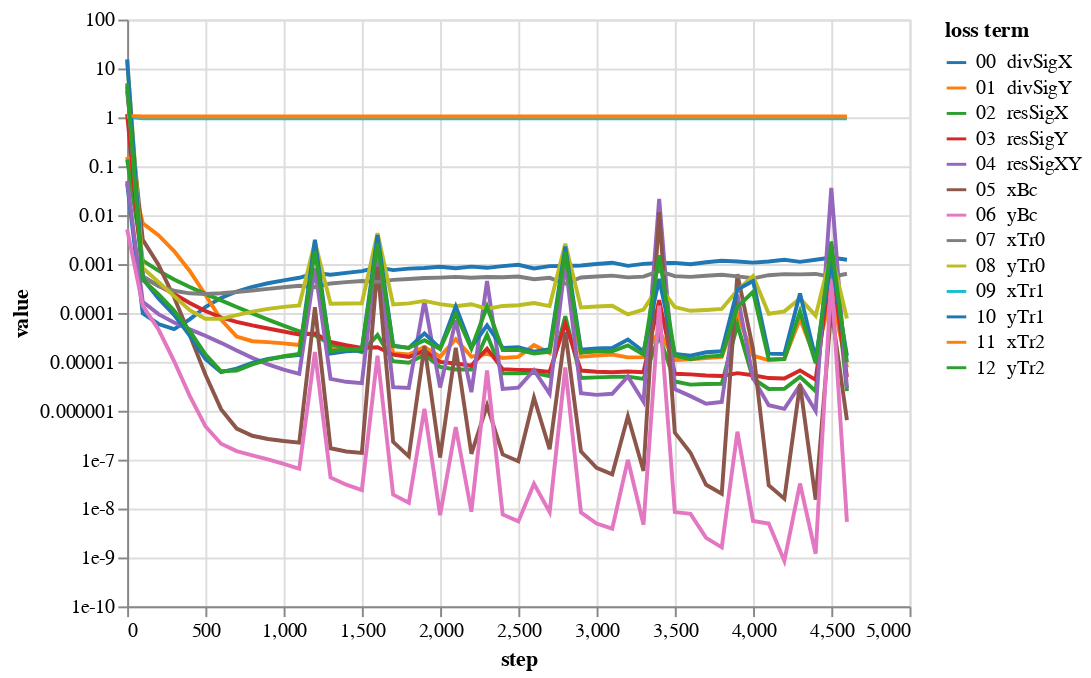

Notebook code for this chart:
### Code cell
bcNames = ['xBc','yBc','xTr0','yTr0','xTr1','yTr1','xTr2','yTr2']
# lines = alt.Chart(pd.DataFrame({'step':[1000,3000,4000]})).mark_rule(color='gray').encode(x='step:Q')
lossPlot(losshistory, bcNames, dropFirstStep=True)

### Figure 1 — Vega-Lite specification as saved in the notebook (floating-point values rounded to 4 significant figures)
{"config": {"view": {"continuousWidth": 400, "continuousHeight": 300}}, "data": {"name": "data-16d91f9720b0b64d6beda4e245ae60b6"}, "mark": "line", "encoding": {"color": {"type": "nominal", "field": "loss term", "scale": {"scheme": "category10"}, "sort": ["00  divSigX", "01  divSigY", "02  resSigX", "03  resSigY", "04  resSigXY", "05  xBc", "06  yBc", "07  xTr0", "08  yTr0", "09  xTr1", "10  yTr1", "11  xTr2", "12  yTr2"]}, "tooltip": [{"type": "nominal", "field": "loss term"}, {"type": "quantitative", "field": "value"}, {"type": "quantitative", "field": "step"}], "x": {"type": "quantitative", "field": "step"}, "y": {"type": "quantitative", "field": "value", "scale": {"type": "log"}}}, "transform": [{"fold": ["00  divSigX", "01  divSigY", "02  resSigX", "03  resSigY", "04  resSigXY", "05  xBc", "06  yBc", "07  xTr0", "08  yTr0", "09  xTr1", "10  yTr1", "11  xTr2", "12  yTr2"], "as": ["loss term", "value"]}], "$schema": "https://vega.github.io/schema/vega-lite/v4.8.1.json", "datasets": {"data-16d91f9720b0b64d6beda4e245ae60b6": [{"00  divSigX": 0.04466, "01  divSigY": 0.1553, "02  resSigX": 0.1378, "03  resSigY": 1.167, "04  resSigXY": 0.05004, "05  xBc": 3.483, "06  yBc": 0.005146, "07  xTr0": 4.332, "08  yTr0": 14.9, "09  xTr1": 1.024, "10  yTr1": 15.26, "11  xTr2": 1.071, "12  yTr2": 4.956, "step": 0}, {"00  divSigX": 9.751e-05, "01  divSigY": 0.006807, "02  resSigX": 0.001179, "03  resSigY": 0.000537, "04  resSigXY": 0.0001698, "05  xBc": 0.003118, "06  yBc": 0.0001407, "07  xTr0": 0.0005683, "08  yTr0": 0.0008272, "09  xTr1": 0.9599, "10  yTr1": 0.0005025, "11  xTr2": 1.042, "12  yTr2": 0.0004761, "step": 100}, {"00  divSigX": 5.947e-05, "01  divSigY": 0.003885, "02  resSigX": 0.0007337, "03  resSigY": 0.0003641, "04  resSigXY": 9.457e-05, "05  xBc": 0.000965, "06  yBc": 4.626e-05, "07  xTr0": 0.0003535, "08  yTr0": 0.0004314, "09  xTr1": 0.9599, "10  yTr1": 0.0001974, "11  xTr2": 1.042, "12  yTr2": 0.0002412, "step": 200}, {"00  divSigX": 4.668e-05, "01  divSigY": 0.001836, "02  resSigX": 0.000482, "03  resSigY": 0.0002437, "04  resSigXY": 6.355e-05, "05  xBc": 0.0002094, "06  yBc": 1.035e-05, "07  xTr0": 0.0002849, "08  yTr0": 0.0002224, "09  xTr1": 0.9597, "10  yTr1": 9.144e-05, "11  xTr2": 1.042, "12  yTr2": 0.0001128, "step": 300}, {"00  divSigX": 7.409e-05, "01  divSigY": 0.0007215, "02  resSigX": 0.0003381, "03  resSigY": 0.0001601, "04  resSigXY": 4.619e-05, "05  xBc": 3.562e-05, "06  yBc": 2.014e-06, "07  xTr0": 0.000252, "08  yTr0": 0.000114, "09  xTr1": 0.9595, "10  yTr1": 3.453e-05, "11  xTr2": 1.042, "12  yTr2": 4.318e-05, "step": 400}, {"00  divSigX": 0.0001319, "01  divSigY": 0.0002362, "02  resSigX": 0.0002461, "03  resSigY": 0.0001094, "04  resSigXY": 3.415e-05, "05  xBc": 5.516e-06, "06  yBc": 4.825e-07, "07  xTr0": 0.0002446, "08  yTr0": 7.632e-05, "09  xTr1": 0.9592, "10  yTr1": 1.151e-05, "11  xTr2": 1.041, "12  yTr2": 1.423e-05, "step": 500}, {"00  divSigX": 0.0002032, "01  divSigY": 7.299e-05, "02  resSigX": 0.0001807, "03  resSigY": 8.128e-05, "04  resSigXY": 2.448e-05, "05  xBc": 1.081e-06, "06  yBc": 2.113e-07, "07  xTr0": 0.0002524, "08  yTr0": 7.612e-05, "09  xTr1": 0.959, "10  yTr1": 6.165e-06, "11  xTr2": 1.041, "12  yTr2": 6.431e-06, "step": 600}, {"00  divSigX": 0.0002747, "01  divSigY": 3.296e-05, "02  resSigX": 0.0001327, "03  resSigY": 6.567e-05, "04  resSigXY": 1.707e-05, "05  xBc": 4.329e-07, "06  yBc": 1.497e-07, "07  xTr0": 0.0002682, "08  yTr0": 8.998e-05, "09  xTr1": 0.9588, "10  yTr1": 7.259e-06, "11  xTr2": 1.041, "12  yTr2": 6.66e-06, "step": 700}, {"00  divSigX": 0.0003416, "01  divSigY": 2.644e-05, "02  resSigX": 9.793e-05, "03  resSigY": 5.573e-05, "04  resSigXY": 1.206e-05, "05  xBc": 3.082e-07, "06  yBc": 1.225e-07, "07  xTr0": 0.0002884, "08  yTr0": 0.0001063, "09  xTr1": 0.9586, "10  yTr1": 9.525e-06, "11  xTr2": 1.041, "12  yTr2": 8.86e-06, "step": 800}, {"00  divSigX": 0.0004044, "01  divSigY": 2.531e-05, "02  resSigX": 7.299e-05, "03  resSigY": 4.815e-05, "04  resSigXY": 8.89e-06, "05  xBc": 2.648e-07, "06  yBc": 1.01e-07, "07  xTr0": 0.000311, "08  yTr0": 0.000121, "09  xTr1": 0.9584, "10  yTr1": 1.142e-05, "11  xTr2": 1.041, "12  yTr2": 1.11e-05, "step": 900}, {"00  divSigX": 0.0004648, "01  divSigY": 2.391e-05, "02  resSigX": 5.507e-05, "03  resSigY": 4.173e-05, "04  resSigXY": 6.926e-06, "05  xBc": 2.407e-07, "06  yBc": 8.18e-08, "07  xTr0": 0.0003354, "08  yTr0": 0.0001332, "09  xTr1": 0.9583, "10  yTr1": 1.28e-05, "11  xTr2": 1.041, "12  yTr2": 1.299e-05, "step": 1000}, {"00  divSigX": 0.000524, "01  divSigY": 2.205e-05, "02  resSigX": 4.204e-05, "03  resSigY": 3.61e-05, "04  resSigXY": 5.7e-06, "05  xBc": 2.226e-07, "06  yBc": 6.511e-08, "07  xTr0": 0.000361, "08  yTr0": 0.0001426, "09  xTr1": 0.9581, "10  yTr1": 1.386e-05, "11  xTr2": 1.041, "12  yTr2": 1.452e-05, "step": 1100}, {"00  divSigX": 0.0006552, "01  divSigY": 0.0007328, "02  resSigX": 3.494e-05, "03  resSigY": 3.785e-05, "04  resSigXY": 0.0008277, "05  xBc": 0.0001313, "06  yBc": 1.583e-05, "07  xTr0": 0.000337, "08  yTr0": 0.00283, "09  xTr1": 0.9582, "10  yTr1": 0.003126, "11  xTr2": 1.041, "12  yTr2": 0.001845, "step": 1200}, {"00  divSigX": 0.0006059, "01  divSigY": 2.067e-05, "02  resSigX": 2.303e-05, "03  resSigY": 2.558e-05, "04  resSigXY": 4.495e-06, "05  xBc": 1.709e-07, "06  yBc": 4.335e-08, "07  xTr0": 0.0004014, "08  yTr0": 0.0001546, "09  xTr1": 0.9579, "10  yTr1": 1.484e-05, "11  xTr2": 1.041, "12  yTr2": 1.664e-05, "step": 1300}, {"00  divSigX": 0.0006613, "01  divSigY": 1.811e-05, "02  resSigX": 1.912e-05, "03  resSigY": 2.193e-05, "04  resSigXY": 3.907e-06, "05  xBc": 1.468e-07, "06  yBc": 3.079e-08, "07  xTr0": 0.0004263, "08  yTr0": 0.0001562, "09  xTr1": 0.9577, "10  yTr1": 1.648e-05, "11  xTr2": 1.041, "12  yTr2": 1.776e-05, "step": 1400}, {"00  divSigX": 0.0007149, "01  divSigY": 1.642e-05, "02  resSigX": 1.583e-05, "03  resSigY": 1.919e-05, "04  resSigXY": 3.662e-06, "05  xBc": 1.375e-07, "06  yBc": 2.395e-08, "07  xTr0": 0.0004505, "08  yTr0": 0.0001581, "09  xTr1": 0.9576, "10  yTr1": 1.724e-05, "11  xTr2": 1.041, "12  yTr2": 1.831e-05, "step": 1500}, {"00  divSigX": 0.0008594, "01  divSigY": 0.0008905, "02  resSigX": 3.527e-05, "03  resSigY": 1.995e-05, "04  resSigXY": 0.001976, "05  xBc": 0.000879, "06  yBc": 1.342e-05, "07  xTr0": 0.000432, "08  yTr0": 0.004305, "09  xTr1": 0.9579, "10  yTr1": 0.003911, "11  xTr2": 1.04, "12  yTr2": 0.002622, "step": 1600}, {"00  divSigX": 0.0007524, "01  divSigY": 1.507e-05, "02  resSigX": 1.034e-05, "03  resSigY": 1.405e-05, "04  resSigXY": 3.037e-06, "05  xBc": 2.304e-07, "06  yBc": 1.928e-08, "07  xTr0": 0.0004749, "08  yTr0": 0.0001496, "09  xTr1": 0.9575, "10  yTr1": 2.139e-05, "11  xTr2": 1.041, "12  yTr2": 2.106e-05, "step": 1700}, {"00  divSigX": 0.0008065, "01  divSigY": 1.413e-05, "02  resSigX": 9.562e-06, "03  resSigY": 1.258e-05, "04  resSigXY": 2.937e-06, "05  xBc": 1.168e-07, "06  yBc": 1.31e-08, "07  xTr0": 0.0004937, "08  yTr0": 0.0001573, "09  xTr1": 0.9574, "10  yTr1": 1.935e-05, "11  xTr2": 1.041, "12  yTr2": 1.936e-05, "step": 1800}, {"00  divSigX": 0.0008333, "01  divSigY": 2.023e-05, "02  resSigX": 1.401e-05, "03  resSigY": 1.682e-05, "04  resSigXY": 0.0001795, "05  xBc": 2.117e-05, "06  yBc": 1.096e-06, "07  xTr0": 0.0005171, "08  yTr0": 0.0001766, "09  xTr1": 0.9574, "10  yTr1": 3.817e-05, "11  xTr2": 1.041, "12  yTr2": 2.769e-05, "step": 1900}, {"00  divSigX": 0.00088, "01  divSigY": 1.277e-05, "02  resSigX": 7.872e-06, "03  resSigY": 9.998e-06, "04  resSigXY": 2.996e-06, "05  xBc": 1.109e-07, "06  yBc": 7.343e-09, "07  xTr0": 0.0005279, "08  yTr0": 0.0001514, "09  xTr1": 0.9572, "10  yTr1": 1.889e-05, "11  xTr2": 1.041, "12  yTr2": 1.84e-05, "step": 2000}, {"00  divSigX": 0.0008225, "01  divSigY": 2.908e-05, "02  resSigX": 6.975e-06, "03  resSigY": 9.23e-06, "04  resSigXY": 7.07e-05, "05  xBc": 1.935e-05, "06  yBc": 4.611e-07, "07  xTr0": 0.0005469, "08  yTr0": 0.0001373, "09  xTr1": 0.9573, "10  yTr1": 0.0001351, "11  xTr2": 1.041, "12  yTr2": 9.551e-05, "step": 2100}, {"00  divSigX": 0.0008859, "01  divSigY": 1.279e-05, "02  resSigX": 6.954e-06, "03  resSigY": 8.364e-06, "04  resSigXY": 2.4e-06, "05  xBc": 1.316e-07, "06  yBc": 8.604e-09, "07  xTr0": 0.0005247, "08  yTr0": 0.0001509, "09  xTr1": 0.9572, "10  yTr1": 1.998e-05, "11  xTr2": 1.041, "12  yTr2": 1.872e-05, "step": 2200}, {"00  divSigX": 0.0008376, "01  divSigY": 1.459e-05, "02  resSigX": 3.597e-05, "03  resSigY": 1.86e-05, "04  resSigXY": 0.0004505, "05  xBc": 1.286e-06, "06  yBc": 6.645e-06, "07  xTr0": 0.0005455, "08  yTr0": 0.000121, "09  xTr1": 0.9573, "10  yTr1": 5.562e-05, "11  xTr2": 1.041, "12  yTr2": 0.0001356, "step": 2300}, {"00  divSigX": 0.000908, "01  divSigY": 1.199e-05, "02  resSigX": 5.817e-06, "03  resSigY": 7.094e-06, "04  resSigXY": 2.808e-06, "05  xBc": 1.279e-07, "06  yBc": 7.548e-09, "07  xTr0": 0.0005363, "08  yTr0": 0.0001391, "09  xTr1": 0.9571, "10  yTr1": 1.935e-05, "11  xTr2": 1.041, "12  yTr2": 1.74e-05, "step": 2400}, {"00  divSigX": 0.0009675, "01  divSigY": 1.263e-05, "02  resSigX": 5.83e-06, "03  resSigY": 6.869e-06, "04  resSigXY": 2.967e-06, "05  xBc": 9.26e-08, "06  yBc": 5.465e-09, "07  xTr0": 0.0005577, "08  yTr0": 0.000144, "09  xTr1": 0.957, "10  yTr1": 1.986e-05, "11  xTr2": 1.041, "12  yTr2": 1.771e-05, "step": 2500}, {"00  divSigX": 0.0008145, "01  divSigY": 2.197e-05, "02  resSigX": 5.971e-06, "03  resSigY": 6.739e-06, "04  resSigXY": 6.745e-06, "05  xBc": 1.851e-06, "06  yBc": 3.211e-08, "07  xTr0": 0.0004886, "08  yTr0": 0.0001593, "09  xTr1": 0.9572, "10  yTr1": 1.619e-05, "11  xTr2": 1.041, "12  yTr2": 1.486e-05, "step": 2600}, {"00  divSigX": 0.0009066, "01  divSigY": 1.516e-05, "02  resSigX": 5.106e-06, "03  resSigY": 6.225e-06, "04  resSigXY": 2.221e-06, "05  xBc": 1.634e-07, "06  yBc": 8.471e-09, "07  xTr0": 0.0005237, "08  yTr0": 0.0001383, "09  xTr1": 0.9571, "10  yTr1": 1.824e-05, "11  xTr2": 1.041, "12  yTr2": 1.616e-05, "step": 2700}, {"00  divSigX": 0.0009155, "01  divSigY": 0.001052, "02  resSigX": 8.564e-05, "03  resSigY": 6.072e-05, "04  resSigXY": 0.001099, "05  xBc": 4.08e-05, "06  yBc": 7.66e-06, "07  xTr0": 0.0003961, "08  yTr0": 0.002595, "09  xTr1": 0.9571, "10  yTr1": 0.002281, "11  xTr2": 1.041, "12  yTr2": 0.001799, "step": 2800}, {"00  divSigX": 0.000935, "01  divSigY": 1.277e-05, "02  resSigX": 4.697e-06, "03  resSigY": 6.65e-06, "04  resSigXY": 2.294e-06, "05  xBc": 1.478e-07, "06  yBc": 8.322e-09, "07  xTr0": 0.0005324, "08  yTr0": 0.0001293, "09  xTr1": 0.9571, "10  yTr1": 1.78e-05, "11  xTr2": 1.041, "12  yTr2": 1.555e-05, "step": 2900}, {"00  divSigX": 0.001005, "01  divSigY": 1.341e-05, "02  resSigX": 4.819e-06, "03  resSigY": 6.296e-06, "04  resSigXY": 2.112e-06, "05  xBc": 6.828e-08, "06  yBc": 4.937e-09, "07  xTr0": 0.0005568, "08  yTr0": 0.0001358, "09  xTr1": 0.9569, "10  yTr1": 1.881e-05, "11  xTr2": 1.041, "12  yTr2": 1.62e-05, "step": 3000}, {"00  divSigX": 0.001067, "01  divSigY": 1.41e-05, "02  resSigX": 4.941e-06, "03  resSigY": 6.142e-06, "04  resSigXY": 2.225e-06, "05  xBc": 5.015e-08, "06  yBc": 3.871e-09, "07  xTr0": 0.0005791, "08  yTr0": 0.00014, "09  xTr1": 0.9568, "10  yTr1": 1.925e-05, "11  xTr2": 1.041, "12  yTr2": 1.646e-05, "step": 3100}, {"00  divSigX": 0.000918, "01  divSigY": 1.233e-05, "02  resSigX": 4.997e-06, "03  resSigY": 6.371e-06, "04  resSigXY": 5.035e-06, "05  xBc": 7.715e-07, "06  yBc": 9.93e-08, "07  xTr0": 0.0005338, "08  yTr0": 9.333e-05, "09  xTr1": 0.957, "10  yTr1": 2.865e-05, "11  xTr2": 1.041, "12  yTr2": 2.169e-05, "step": 3200}, {"00  divSigX": 0.001009, "01  divSigY": 1.25e-05, "02  resSigX": 4.479e-06, "03  resSigY": 6.164e-06, "04  resSigXY": 1.53e-06, "05  xBc": 5.866e-08, "06  yBc": 4.672e-09, "07  xTr0": 0.0005524, "08  yTr0": 0.0001177, "09  xTr1": 0.9569, "10  yTr1": 1.627e-05, "11  xTr2": 1.041, "12  yTr2": 1.402e-05, "step": 3300}, {"00  divSigX": 0.001048, "01  divSigY": 4.307e-05, "02  resSigX": 3.42e-05, "03  resSigY": 0.0001821, "04  resSigXY": 0.02138, "05  xBc": 0.01157, "06  yBc": 0.0001409, "07  xTr0": 0.0007186, "08  yTr0": 0.0003654, "09  xTr1": 0.9571, "10  yTr1": 0.0004958, "11  xTr2": 1.04, "12  yTr2": 0.001506, "step": 3400}, {"00  divSigX": 0.001059, "01  divSigY": 1.097e-05, "02  resSigX": 3.959e-06, "03  resSigY": 5.708e-06, "04  resSigXY": 2.767e-06, "05  xBc": 3.572e-07, "06  yBc": 8.463e-09, "07  xTr0": 0.0005673, "08  yTr0": 0.0001319, "09  xTr1": 0.9568, "10  yTr1": 1.455e-05, "11  xTr2": 1.041, "12  yTr2": 1.357e-05, "step": 3500}, {"00  divSigX": 0.0009923, "01  divSigY": 1.129e-05, "02  resSigX": 3.422e-06, "03  resSigY": 5.538e-06, "04  resSigXY": 1.991e-06, "05  xBc": 1.387e-07, "06  yBc": 7.782e-09, "07  xTr0": 0.0005461, "08  yTr0": 0.0001106, "09  xTr1": 0.9569, "10  yTr1": 1.337e-05, "11  xTr2": 1.041, "12  yTr2": 1.127e-05, "step": 3600}, {"00  divSigX": 0.00109, "01  divSigY": 1.199e-05, "02  resSigX": 3.522e-06, "03  resSigY": 5.264e-06, "04  resSigXY": 1.387e-06, "05  xBc": 3.066e-08, "06  yBc": 2.512e-09, "07  xTr0": 0.0005769, "08  yTr0": 0.0001149, "09  xTr1": 0.9568, "10  yTr1": 1.572e-05, "11  xTr2": 1.04, "12  yTr2": 1.281e-05, "step": 3700}, {"00  divSigX": 0.001172, "01  divSigY": 1.27e-05, "02  resSigX": 3.572e-06, "03  resSigY": 5.121e-06, "04  resSigXY": 1.516e-06, "05  xBc": 2.014e-08, "06  yBc": 1.607e-09, "07  xTr0": 0.0006042, "08  yTr0": 0.0001208, "09  xTr1": 0.9567, "10  yTr1": 1.646e-05, "11  xTr2": 1.04, "12  yTr2": 1.343e-05, "step": 3800}, {"00  divSigX": 0.001127, "01  divSigY": 9.622e-05, "02  resSigX": 5.761e-05, "03  resSigY": 5.882e-06, "04  resSigXY": 0.0002362, "05  xBc": 0.0006204, "06  yBc": 3.741e-07, "07  xTr0": 0.0005591, "08  yTr0": 0.0002901, "09  xTr1": 0.9567, "10  yTr1": 0.0003, "11  xTr2": 1.04, "12  yTr2": 0.000133, "step": 3900}, {"00  divSigX": 0.001071, "01  divSigY": 1.334e-05, "02  resSigX": 4.531e-06, "03  resSigY": 5.334e-06, "04  resSigXY": 4.652e-06, "05  xBc": 1.829e-05, "06  yBc": 5.577e-09, "07  xTr0": 0.0005114, "08  yTr0": 0.0005693, "09  xTr1": 0.9568, "10  yTr1": 0.0004516, "11  xTr2": 1.04, "12  yTr2": 0.0002698, "step": 4000}, {"00  divSigX": 0.001125, "01  divSigY": 1.077e-05, "02  resSigX": 2.793e-06, "03  resSigY": 4.664e-06, "04  resSigXY": 1.3e-06, "05  xBc": 2.987e-08, "06  yBc": 4.937e-09, "07  xTr0": 0.0005917, "08  yTr0": 9.631e-05, "09  xTr1": 0.9567, "10  yTr1": 1.473e-05, "11  xTr2": 1.04, "12  yTr2": 1.124e-05, "step": 4100}, {"00  divSigX": 0.001228, "01  divSigY": 1.143e-05, "02  resSigX": 2.797e-06, "03  resSigY": 4.579e-06, "04  resSigXY": 1.095e-06, "05  xBc": 1.591e-08, "06  yBc": 8.492e-10, "07  xTr0": 0.0006225, "08  yTr0": 0.0001078, "09  xTr1": 0.9566, "10  yTr1": 1.453e-05, "11  xTr2": 1.04, "12  yTr2": 1.144e-05, "step": 4200}, {"00  divSigX": 0.001107, "01  divSigY": 7.639e-05, "02  resSigX": 4.92e-06, "03  resSigY": 6.685e-06, "04  resSigXY": 3.332e-06, "05  xBc": 3.488e-06, "06  yBc": 3.25e-08, "07  xTr0": 0.0006161, "08  yTr0": 0.000197, "09  xTr1": 0.9567, "10  yTr1": 0.0002513, "11  xTr2": 1.04, "12  yTr2": 0.0001068, "step": 4300}, {"00  divSigX": 0.001225, "01  divSigY": 1.133e-05, "02  resSigX": 2.505e-06, "03  resSigY": 4.294e-06, "04  resSigXY": 9.913e-07, "05  xBc": 1.52e-08, "06  yBc": 1.191e-09, "07  xTr0": 0.0006277, "08  yTr0": 8.801e-05, "09  xTr1": 0.9565, "10  yTr1": 1.16e-05, "11  xTr2": 1.04, "12  yTr2": 9.411e-06, "step": 4400}, {"00  divSigX": 0.001359, "01  divSigY": 0.0002513, "02  resSigX": 0.002896, "03  resSigY": 0.001129, "04  resSigXY": 0.03595, "05  xBc": 0.0001206, "06  yBc": 0.0005173, "07  xTr0": 0.000545, "08  yTr0": 0.00165, "09  xTr1": 0.9561, "10  yTr1": 0.001183, "11  xTr2": 1.041, "12  yTr2": 0.002512, "step": 4500}, {"00  divSigX": 0.001227, "01  divSigY": 7.728e-06, "02  resSigX": 2.522e-06, "03  resSigY": 4.926e-06, "04  resSigXY": 2.891e-06, "05  xBc": 6.439e-07, "06  yBc": 5.349e-09, "07  xTr0": 0.0006326, "08  yTr0": 7.717e-05, "09  xTr1": 0.9565, "10  yTr1": 1.324e-05, "11  xTr2": 1.04, "12  yTr2": 9.845e-06, "step": 4600}]}}
